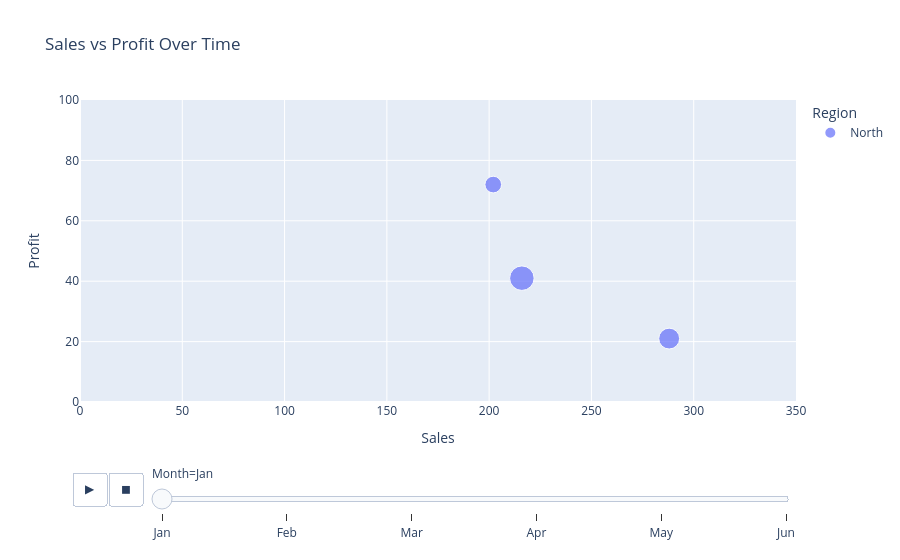

Notebook code cell kept with this figure:
### Markdown cell above
---

## 3.2 Animation

The `animation_frame` parameter creates time-based animations.

### Code cell
fig = px.scatter(df_px, x='Sales', y='Profit',
                 color='Region', size='Customers',
                 animation_frame='Month',
                 range_x=[0, 350], range_y=[0, 100],
                 title='Sales vs Profit Over Time')
fig.show()

### Figure 1 — Plotly figure (JSON) as saved in the notebook; plotly's stock layout.template omitted (floating-point values rounded to 4 significant figures)
{"data": [{"hovertemplate": "Region=North<br>Month=Jan<br>Sales=%{x}<br>Profit=%{y}<br>Customers=%{marker.size}<extra></extra>", "legendgroup": "North", "marker": {"color": "#636efa", "size": [64, 100, 138], "sizemode": "area", "sizeref": 0.46, "symbol": "circle"}, "mode": "markers", "name": "North", "orientation": "v", "showlegend": true, "type": "scatter", "x": [202, 288, 216], "xaxis": "x", "y": [72, 21, 41], "yaxis": "y"}], "layout": {"legend": {"itemsizing": "constant", "title": {"text": "Region"}, "tracegroupgap": 0}, "sliders": [{"active": 0, "currentvalue": {"prefix": "Month="}, "len": 0.9, "pad": {"b": 10, "t": 60}, "steps": [{"args": [["Jan"], {"frame": {"duration": 0, "redraw": false}, "fromcurrent": true, "mode": "immediate", "transition": {"duration": 0, "easing": "linear"}}], "label": "Jan", "method": "animate"}, {"args": [["Feb"], {"frame": {"duration": 0, "redraw": false}, "fromcurrent": true, "mode": "immediate", "transition": {"duration": 0, "easing": "linear"}}], "label": "Feb", "method": "animate"}, {"args": [["Mar"], {"frame": {"duration": 0, "redraw": false}, "fromcurrent": true, "mode": "immediate", "transition": {"duration": 0, "easing": "linear"}}], "label": "Mar", "method": "animate"}, {"args": [["Apr"], {"frame": {"duration": 0, "redraw": false}, "fromcurrent": true, "mode": "immediate", "transition": {"duration": 0, "easing": "linear"}}], "label": "Apr", "method": "animate"}, {"args": [["May"], {"frame": {"duration": 0, "redraw": false}, "fromcurrent": true, "mode": "immediate", "transition": {"duration": 0, "easing": "linear"}}], "label": "May", "method": "animate"}, {"args": [["Jun"], {"frame": {"duration": 0, "redraw": false}, "fromcurrent": true, "mode": "immediate", "transition": {"duration": 0, "easing": "linear"}}], "label": "Jun", "method": "animate"}], "x": 0.1, "xanchor": "left", "y": 0, "yanchor": "top"}], "title": {"text": "Sales vs Profit Over Time"}, "updatemenus": [{"buttons": [{"args": [null, {"frame": {"duration": 500, "redraw": false}, "fromcurrent": true, "mode": "immediate", "transition": {"duration": 500, "easing": "linear"}}], "label": "&#9654;", "method": "animate"}, {"args": [[null], {"frame": {"duration": 0, "redraw": false}, "fromcurrent": true, "mode": "immediate", "transition": {"duration": 0, "easing": "linear"}}], "label": "&#9724;", "method": "animate"}], "direction": "left", "pad": {"r": 10, "t": 70}, "showactive": false, "type": "buttons", "x": 0.1, "xanchor": "right", "y": 0, "yanchor": "top"}], "xaxis": {"anchor": "y", "domain": [0, 1], "range": [0, 350], "title": {"text": "Sales"}}, "yaxis": {"anchor": "x", "domain": [0, 1], "range": [0, 100], "title": {"text": "Profit"}}}}
